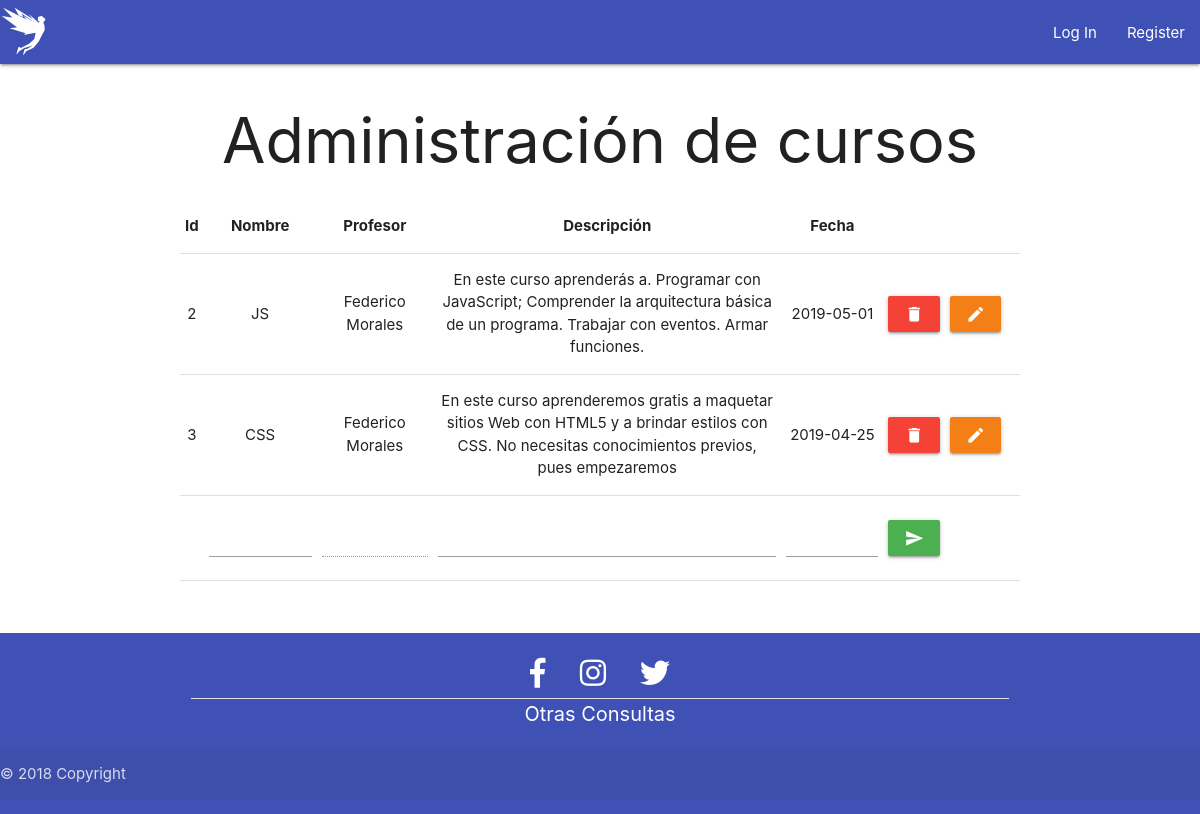
Page /altacurso.php on the earlier database version.
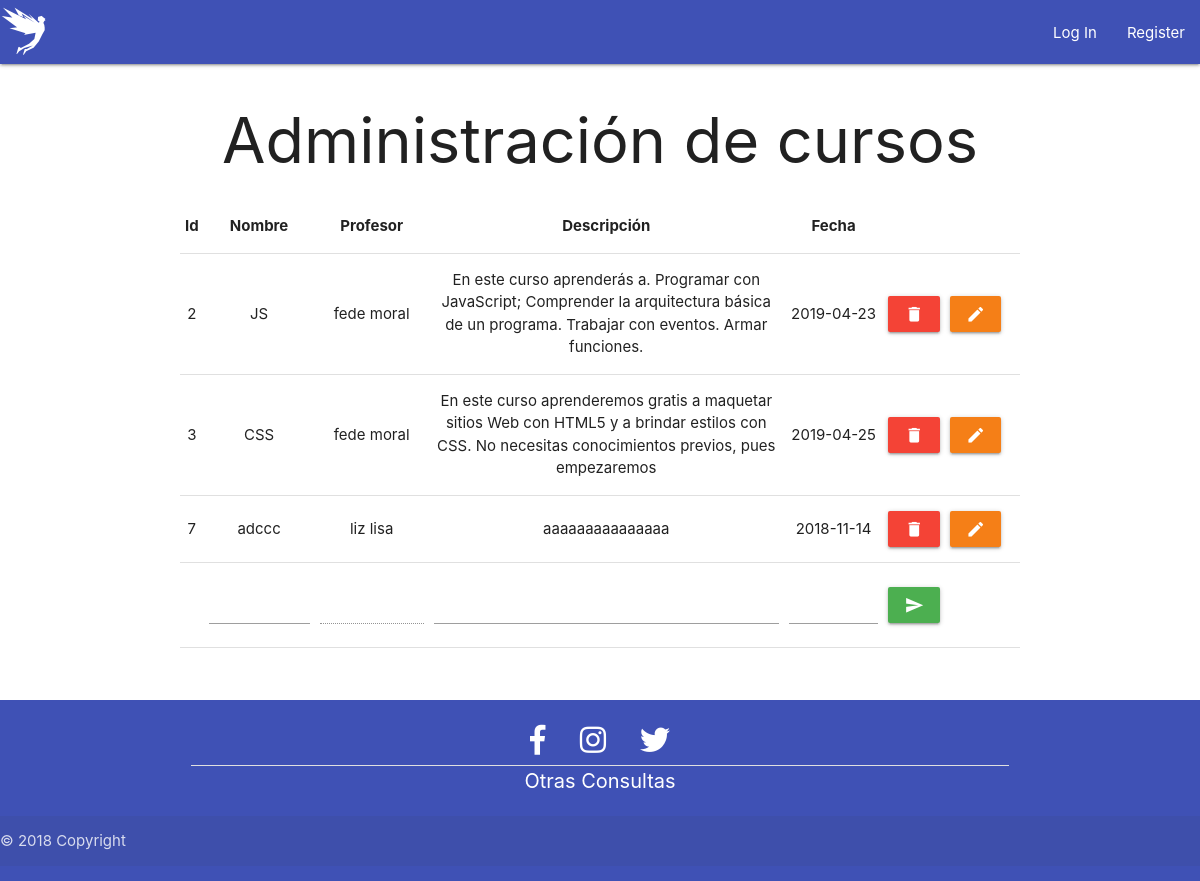
Same page on the later database version.
### tables this page shows
CREATE TABLE `cursos` (
  `curso_cod` int(11) NOT NULL,
  `curso_nombre` varchar(50) NOT NULL,
  `curso_profesor` varchar(50) NOT NULL,
  `curso_desc` varchar(255) NOT NULL,
  `curso_fecha` date NOT NULL
);

### altacurso.php (the view, shortened to what this page needs)
<!doctype html>
<html>
    <head>
        <link rel="stylesheet" href="https://use.fontawesome.com/releases/v5.5.0/css/all.css">
        <link type="text/css" rel="stylesheet" href="css/materialize.min.css" media="screen,projection" />
        <link rel="stylesheet" href="css/style.css">
    </head>
<body>
    <?php include "navbar.php"; ?>
    <?=$nav?>
    <?php
    include 'conexion.php';
    $registros = $base->query("SELECT * FROM cursos")->fetchAll(PDO::FETCH_OBJ);
    $prof=$_SESSION["nombre"];
    ?>
    <main>
     <h1 class="center">Administración de cursos</h1>
    <form  action="<?php echo $_SERVER['PHP_SELF']; ?>" method="post">
    <div class="container">
    <table class="highlight centered responsive-table">
        <thead>
            <tr>
                <th>Id</th>
                <th>Nombre</th>
                <th>Profesor</th>
                <th>Descripción</th>
                <th>Fecha</th>
                <th>&nbsp;</th>
                <th>&nbsp;</th>
                <th>&nbsp;</th>
            </tr>
        </thead>
        <tbody>
        <?php
        foreach ($registros as $cursos) :?>
            <tr>
                <td><?php echo $cursos->curso_cod; ?></td>
                <td><?php echo $cursos->curso_nombre; ?></td>
                <td><?php echo $cursos->curso_profesor; ?></td>
                <td><?php echo $cursos->curso_desc; ?></td>
                <td><?php echo $cursos->curso_fecha; ?></td>
                <td><a data-position="left" data-tooltip="Borrar" class="white-text red waves-effect waves-light btn tooltipped" href="borrarcurso.php?id=<?php echo $cursos->curso_cod;?>"><i class="material-icons ">delete</i></a></td>
                <td><a data-position="right" data-tooltip="Editar" class="white-text yellow darken-4 waves-effect waves-light btn tooltipped" href="editarcurso.php?id=<?php echo $cursos->curso_cod; ?>&nom=<?php echo $cursos->curso_nombre; ?>&prof=<?php echo $cursos->curso_profesor; ?>&desc=<?php echo $cursos->curso_desc; ?>&fec=<?php echo $cursos->curso_fecha;?>"><i class="material-icons ">edit</i></a></td>
            </tr>
        <?php endforeach; ?>
        <tr>
            <td></td>
            <td><input type='text' name='nom' requied ></td>
            <td><input type='text' value="<?php echo $prof; ?>" disabled></td>
            <td><input type='text' name='desc' requied></td>
            <td><input type="text" class="datepicker" name='fecha'></td>
            <td>
                <button data-position="right" data-tooltip="Agregar" class="green btn waves-effect waves-light tooltipped" type="submit" name="btn_cur">
                    <i class="material-icons">send</i>
                </button>
            </td>
        </tr>
    </tbody>
    </table>
    </div>
    <p>&nbsp;</p>
    </main>
  <?php include "footer.php" ?>
  <?=footer()?>
</body>
</html>

Differences in the rows shown:
changed cursos "JS": curso_profesor "Federico Morales" → "fede moral"; curso_fecha "2019-05-01" → "2019-04-23"
changed cursos "CSS": curso_profesor "Federico Morales" → "fede moral"
added cursos: curso_cod "7", curso_nombre "adccc", curso_profesor "liz lisa", curso_desc "aaaaaaaaaaaaaaa", curso_fecha "2018-11-14"
